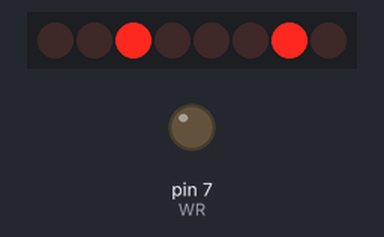
Bench run of a sketch on a simulated Arduino Uno, built with avr-gcc and run on an emulated ATmega328P. On the bench: 8 shift-register outputs drawn as a row of LEDs (first output left, lit = HIGH), output pins drawn as LEDs (lit = HIGH). Wiring (inferred from the names in the program): shift register (74HC595): data pin 2; shift clock pin 4; latch pin 3. Wiring (inferred from the signals the program sends): row of LEDs: on Q0, Q1, Q2, Q3, Q4, Q5, Q6, Q7. Pins used as bus, display or sensor lines are not drawn.

Above: at 0.1 s.
At 2.1 s:
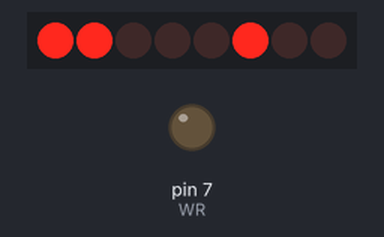
At 6.6 s:
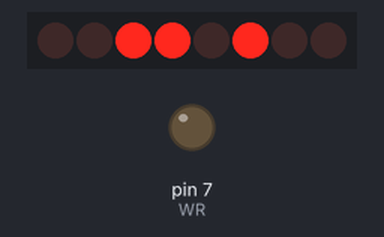
At 11.1 s:
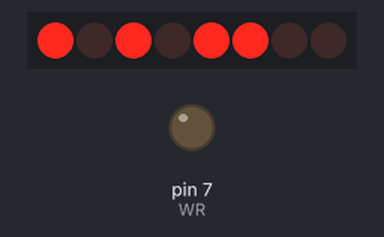
At 20.6 s:
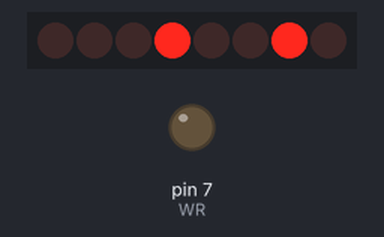
At 39.1 s:
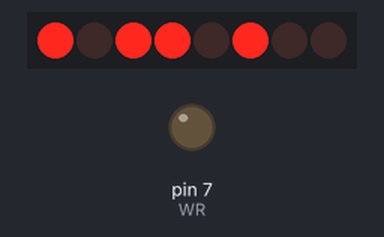
Timing chart, 0 to 40.0 s (numbered marks = the images above):
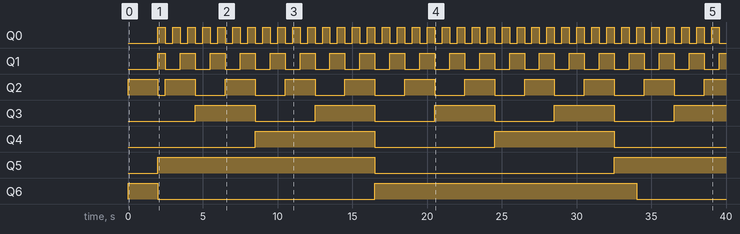

Measured:
- by itself, Q0: alternates HIGH for 0.50 s and LOW for 0.50 s
- by itself, Q1: repeats every 2.0 s: LOW 1.0 s, HIGH 1.0 s
- by itself, Q2: repeats every 4.0 s: HIGH 2.0 s, LOW 2.0 s
- by itself, Q3: alternates HIGH for 4.0 s and LOW for 4.0 s
- by itself, Q4: alternates HIGH for 8.0 s and LOW for 8.0 s
- by itself, Q5: LOW → HIGH at 2.0 s, → LOW 14.5 s later, → HIGH 16.0 s later
- by itself, Q6: HIGH → LOW at 2.0 s, → HIGH 14.5 s later, → LOW 17.5 s later

The sketch:

HPDL1414.ino
```cpp
//By liposlt
//HP HPDL1414测试程序

#define HC595_DS  2
#define HC595_RCK 3
#define HC595_SCK 4
#define A0        5
#define A1        6
#define WR        7

#define HC595_DS_RESET    digitalWrite(HC595_DS, LOW)
#define HC595_DS_SET      digitalWrite(HC595_DS, HIGH)

#define HC595_ST_CP_RESET digitalWrite(HC595_RCK, LOW)    //RCK
#define HC595_ST_CP_SET   digitalWrite(HC595_RCK, HIGH)

#define HC595_SH_CP_RESET digitalWrite(HC595_SCK, LOW)    //SCK
#define HC595_SH_CP_SET   digitalWrite(HC595_SCK, HIGH)

void setup() {
  // put your setup code here, to run once:
  pinMode(HC595_DS, OUTPUT);
  pinMode(HC595_RCK, OUTPUT);
  pinMode(HC595_SCK, OUTPUT);
  pinMode(A1,  OUTPUT);
  pinMode(A0,  OUTPUT);
  pinMode(WR,  OUTPUT);

  digitalWrite(A1, HIGH);
  digitalWrite(A0, HIGH);
  digitalWrite(WR, HIGH);

  HPDL_1414_WriteChar(3, 'A');
  HPDL_1414_WriteChar(2, 'B');
  HPDL_1414_WriteChar(1, 'C');
  HPDL_1414_WriteChar(0, 'D');
  delay(2000);
}
int i = 0;
void loop() {
  // put your main code here, to run repeatedly:
  if (i > 0x3f)
    i = 0;
  HPDL_1414_WriteChar(3, 0x20 + i);
  HPDL_1414_WriteChar(2, 0x21 + i);
  HPDL_1414_WriteChar(1, 0x22 + i);
  HPDL_1414_WriteChar(0, 0x23 + i);
  delay(500);
    i++;
}

void HPDL_1414_WriteChar(int pos, char chr)
{
  digitalWrite(A1, (pos & 2) >> 1);
  digitalWrite(A0, (pos & 1));
  digitalWrite(WR, LOW);

  HC595SendData(chr);
}

void HC595SendData(char data)
{
  int i = 0;
  for (i = 0; i < 8; i++)
  {
    if (data & 0x80)
      HC595_DS_SET;
    else
      HC595_DS_RESET;
    data <<= 1;
    HC595_SH_CP_SET;
    HC595_SH_CP_RESET;
  }
  HC595_ST_CP_SET;
  HC595_ST_CP_RESET;
}
```
